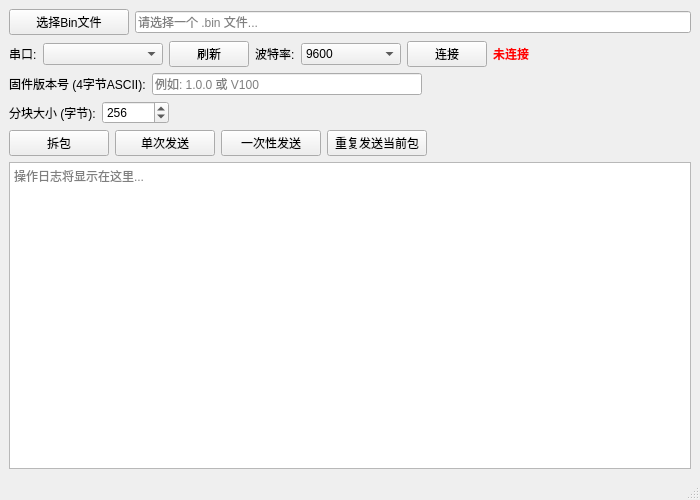
<?xml version="1.0" encoding="UTF-8"?>
<ui version="4.0">
 <class>MainWindow</class>
 <widget class="QMainWindow" name="MainWindow">
  <property name="geometry">
   <rect>
    <x>0</x>
    <y>0</y>
    <width>700</width>
    <height>500</height>
   </rect>
  </property>
  <property name="windowTitle">
   <string>Bin Parser - 拆包/拼包工具</string>
  </property>
  <widget class="QWidget" name="centralwidget">
   <layout class="QVBoxLayout" name="mainLayout">
    <item>
     <layout class="QHBoxLayout" name="fileSelectLayout">
      <item>
       <widget class="QPushButton" name="btnSelectFile">
        <property name="text">
         <string>选择Bin文件</string>
        </property>
        <property name="minimumSize">
         <size>
          <width>120</width>
          <height>0</height>
         </size>
        </property>
       </widget>
      </item>
      <item>
       <widget class="QLineEdit" name="editFilePath">
        <property name="readOnly">
         <bool>true</bool>
        </property>
        <property name="placeholderText">
         <string>请选择一个 .bin 文件...</string>
        </property>
       </widget>
      </item>
     </layout>
    </item>
     <item>
      <layout class="QHBoxLayout" name="serialLayout">
       <item>
        <widget class="QLabel" name="labelSerialPort">
         <property name="text">
          <string>串口:</string>
         </property>
        </widget>
       </item>
       <item>
        <widget class="QComboBox" name="comboSerialPort">
         <property name="minimumSize">
          <size>
           <width>120</width>
           <height>0</height>
          </size>
         </property>
        </widget>
       </item>
       <item>
        <widget class="QPushButton" name="btnRefreshSerial">
         <property name="text">
          <string>刷新</string>
         </property>
         <property name="minimumSize">
          <size>
           <width>60</width>
           <height>0</height>
          </size>
         </property>
        </widget>
       </item>
       <item>
        <widget class="QLabel" name="labelBaudRate">
         <property name="text">
          <string>波特率:</string>
         </property>
        </widget>
       </item>
       <item>
        <widget class="QComboBox" name="comboBaudRate">
         <property name="minimumSize">
          <size>
           <width>100</width>
           <height>0</height>
          </size>
         </property>
         <item>
          <property name="text">
           <string>9600</string>
          </property>
         </item>
         <item>
          <property name="text">
           <string>19200</string>
          </property>
         </item>
         <item>
          <property name="text">
           <string>38400</string>
          </property>
         </item>
         <item>
          <property name="text">
           <string>57600</string>
          </property>
         </item>
         <item>
          <property name="text">
           <string>115200</string>
          </property>
         </item>
         <item>
          <property name="text">
           <string>230400</string>
          </property>
         </item>
         <item>
          <property name="text">
           <string>460800</string>
          </property>
         </item>
         <item>
          <property name="text">
           <string>921600</string>
          </property>
         </item>
        </widget>
       </item>
       <item>
        <widget class="QPushButton" name="btnConnectSerial">
         <property name="text">
          <string>连接</string>
         </property>
         <property name="minimumSize">
          <size>
           <width>80</width>
           <height>0</height>
          </size>
         </property>
        </widget>
       </item>
       <item>
        <widget class="QLabel" name="labelSerialStatus">
         <property name="text">
          <string>未连接</string>
         </property>
         <property name="minimumSize">
          <size>
           <width>80</width>
           <height>0</height>
          </size>
         </property>
         <property name="styleSheet">
          <string>color: red; font-weight: bold;</string>
         </property>
        </widget>
       </item>
       <item>
        <spacer name="horizontalSpacerSerial">
         <property name="orientation">
          <enum>Qt::Horizontal</enum>
         </property>
         <property name="sizeHint" stdset="0">
          <size>
           <width>40</width>
           <height>20</height>
          </size>
         </property>
        </spacer>
       </item>
      </layout>
     </item>
     <item>
      <layout class="QHBoxLayout" name="versionLayout">
       <item>
        <widget class="QLabel" name="labelVersion">
         <property name="text">
          <string>固件版本号 (4字节ASCII):</string>
         </property>
        </widget>
       </item>
       <item>
        <widget class="QLineEdit" name="editVersion">
         <property name="maxLength">
          <number>4</number>
         </property>
         <property name="placeholderText">
          <string>例如: 1.0.0 或 V100</string>
         </property>
         <property name="minimumSize">
          <size>
           <width>100</width>
           <height>0</height>
          </size>
         </property>
        </widget>
       </item>
       <item>
        <spacer name="horizontalSpacerVersion">
         <property name="orientation">
          <enum>Qt::Horizontal</enum>
         </property>
         <property name="sizeHint" stdset="0">
          <size>
           <width>40</width>
           <height>20</height>
          </size>
         </property>
        </spacer>
       </item>
      </layout>
     </item>
     <item>
      <layout class="QHBoxLayout" name="chunkSizeLayout">
      <item>
       <widget class="QLabel" name="labelChunkSize">
        <property name="text">
         <string>分块大小 (字节):</string>
        </property>
       </widget>
      </item>
      <item>
       <widget class="QSpinBox" name="spinChunkSize">
        <property name="minimum">
         <number>1</number>
        </property>
        <property name="maximum">
         <number>104857600</number>
        </property>
        <property name="value">
         <number>256</number>
        </property>
       </widget>
      </item>
      <item>
       <spacer name="horizontalSpacer">
        <property name="orientation">
         <enum>Qt::Horizontal</enum>
        </property>
        <property name="sizeHint" stdset="0">
         <size>
          <width>40</width>
          <height>20</height>
         </size>
        </property>
       </spacer>
      </item>
     </layout>
    </item>
     <item>
      <layout class="QHBoxLayout" name="actionLayout">
       <item>
        <widget class="QPushButton" name="btnUnpack">
         <property name="text">
          <string>拆包</string>
         </property>
         <property name="minimumSize">
          <size>
           <width>100</width>
           <height>0</height>
          </size>
         </property>
        </widget>
       </item>
       <item>
        <widget class="QPushButton" name="btnSendSingle">
         <property name="text">
          <string>单次发送</string>
         </property>
         <property name="minimumSize">
          <size>
           <width>100</width>
           <height>0</height>
          </size>
         </property>
        </widget>
       </item>
       <item>
        <widget class="QPushButton" name="btnSendBatch">
         <property name="text">
          <string>一次性发送</string>
         </property>
         <property name="minimumSize">
          <size>
           <width>100</width>
           <height>0</height>
          </size>
         </property>
        </widget>
       </item>
       <item>
         <widget class="QPushButton" name="btnSendCurrent">
          <property name="text">
           <string>重复发送当前包</string>
          </property>
         <property name="minimumSize">
          <size>
           <width>100</width>
           <height>0</height>
          </size>
         </property>
        </widget>
       </item>
       <item>
        <spacer name="horizontalSpacer_2">
         <property name="orientation">
          <enum>Qt::Horizontal</enum>
         </property>
         <property name="sizeHint" stdset="0">
          <size>
           <width>40</width>
           <height>20</height>
          </size>
         </property>
        </spacer>
       </item>
      </layout>
     </item>
    <item>
     <widget class="QTextEdit" name="textLog">
      <property name="readOnly">
       <bool>true</bool>
      </property>
      <property name="placeholderText">
       <string>操作日志将显示在这里...</string>
      </property>
     </widget>
    </item>
   </layout>
  </widget>
  <widget class="QMenuBar" name="menubar"/>
  <widget class="QStatusBar" name="statusbar"/>
 </widget>
 <resources/>
 <connections/>
</ui>
